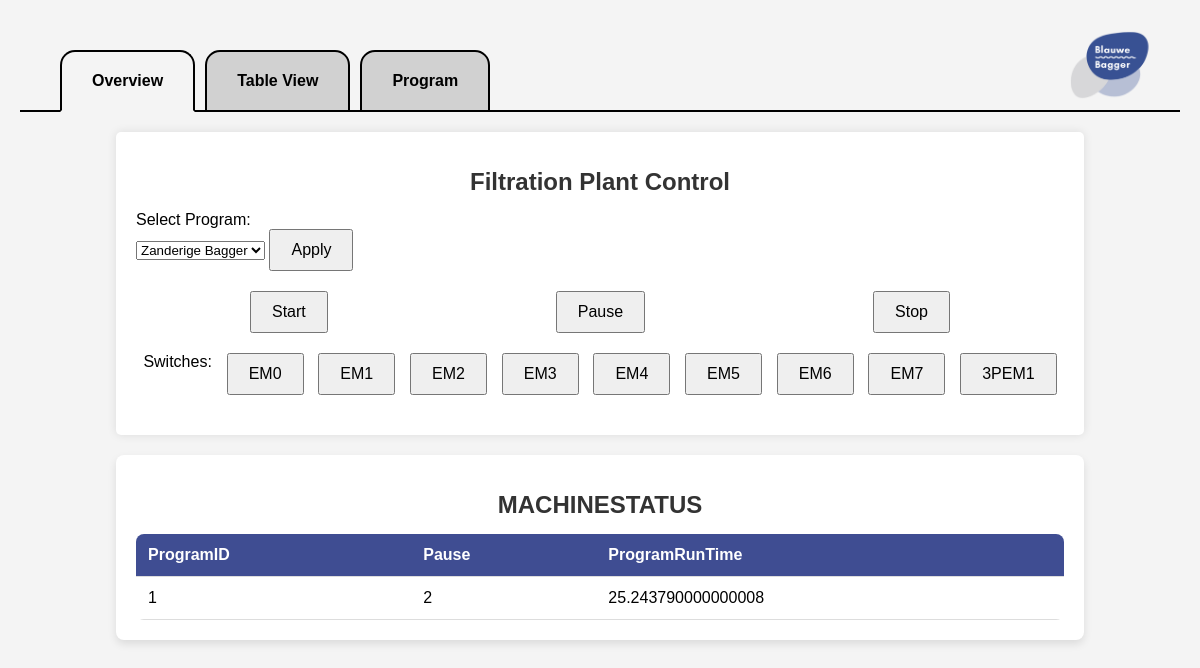
The page / on the database its author committed.
### tables this page shows
CREATE TABLE SWITCH (
    SwitchID INTEGER PRIMARY KEY AUTOINCREMENT,
    Name TEXT NOT NULL,
    TuyaID TEXT NOT NULL,
    IPAddress TEXT NOT NULL,
    LocalKey TEXT NOT NULL,
    TuyaVersion REAL NOT NULL,
    MeterIDS TEXT,
    MeterMin TEXT,
    MeterMax TEXT
);

CREATE TABLE MACHINESTATUS (
    ProgramID INTEGER NOT NULL,
    Pause INTEGER NOT NULL CHECK (Pause IN (0,1,2)),
    ProgramRunTime REAL NOT NULL,
    PRIMARY KEY (ProgramID),
    FOREIGN KEY (ProgramID) REFERENCES PROGRAM(ProgramID)
);

### server/server.py (the view, shortened to what this page needs)
@app.route("/")
def overview():
    machineStatus = sF.getTable("MACHINESTATUS",0)
    programs = sF.getTable("PROGRAM",0)
    switches = sF.getTable("SWITCH",0)
    stages = sF.getTable("STAGE",0)
    programID = int(machineStatus[0]["ProgramID"])
    pause = int(machineStatus[0]["Pause"])
    programRunTime = machineStatus[0]["ProgramRunTime"]
    currentStage = 0
    if pause == 1:
        currentStage = 1
    activeSwitches = []
    if currentStage != 0:
        activeSwitches = [int(item) for item in stages[currentStage-1]["SwitchIDS"].split(',')]
    print(activeSwitches)
    print(currentStage)
    return render_template('overview.html',machineStatus=machineStatus,programs=programs,switches=switches,activeSwitches=activeSwitches)

### server/serverFunctions/getTable.py (called while the page is built)
def getTable(table,add):
    db = sqlite3.connect('../data/machine.db',timeout=5)
    cs = db.execute('SELECT * FROM ' + table)
    ns = [description[0] for description in cs.description]
    result = []
    rows = 1;
    for ci in cs:
        result.append(dict(zip(ns,ci)))
        rows = rows + 1
    if add:
        if table != "MACHINESTATUS":
            result.append(dict(zip(ns,[rows]+[None]*len(ns))))
    else:
        if not result:
            result.append(dict(zip(ns,[rows]+[None]*len(ns))))
    db.close()
    return result

### server/templates/overview.html
{% extends "layout.html" %}
{% block main %}
    <div class="container">
        <h1>Filtration Plant Control</h1>
        <div>
            Select Program:
            <form action="/selectprogram/" method="POST">
            <select name="program">
                {% for program in programs %}
                <option value={{ program["ProgramID"] }}>{{ program["Name"] }}</option>
                {% endfor %}
            </select>
            <input type="submit" value="Apply"/>
            </form>
        </div>
        <div class="controls">
        <form action="/start">
            <input type="submit" id="start-btn" value="Start"/>
        </form>
        <form action="/pause">
            <input type="submit" id="pause-btn" value="Pause"/>
        </form>
        <form action="/stop">
            <input type="submit" id="stop-btn" value="Stop"/>
        </form>
        </div>
        <div class="switches">
            Switches:
            {% for switch in switches %}
            {% if switch["SwitchID"] in activeSwitches %}
            <form action="/toggleswitch/{{ switch["SwitchID"] }}">
                <input type="submit" class="switch-active" id="switch-btn" value="{{ switch["Name"] }}"/>
            </form>
            {% else %}
            <form action="/toggleswitch/{{ switch["SwitchID"] }}">
                <input type="submit" id="switch-btn" value="{{ switch["Name"] }}"/>
            </form>
            {% endif %}
            {% endfor %}
        </div>
    </div>
    <div class="table-container">
        <h1>MACHINESTATUS</h1>
                <table>
                        <thead>
                                <tr>
                {% for key, value in machineStatus[0].items() %}
                                                <th>{{key}}</th>
                                        {% endfor %}
                                </tr>
                           </thead>
                        <tbody>
                                {% for item in machineStatus %}
                                        <tr>
                                                {% for key, value in item.items() %}
                                                        <td>{{value}}</th>
                                                {% endfor %}
                                        </tr>
                                {% endfor %}
                        </tbody>
                </table>
        </div>
{% endblock %}

### server/templates/layout.html (shortened to what this page needs)
<!DOCTYPE html>
<html lang="en">
	<head>
        <link rel="stylesheet" href="/static/styles.css">
	</head>
	<nav>
		<div class="navbar">
			<ul>
				<li class="nav-item">
					<a id="nav-link-overview" href="/">
						<span>Overview</span>
					</a>
				</li>
				<li class="nav-item">
					<a id="nav-link-tableview" href="/tableview">
						<span>Table View</span>
					</a>
				</li>
				<li class="nav-item">
					<a id="nav-link-program" href="/program">
						<span>Program</span>
					</a>
				</li>
			</ul>
            <img src="static/images/BlauweBaggerLogo.png" class="nav-logo">
		</div>
	</nav>
	<main>
		{% block main %}{% endblock %}
	</main>

### server/static/styles.css (style rules this page uses)
.container { max-width: 80%; margin: auto; margin-top:20px; background: white; padding: 20px; border-radius: 5px; box-shadow: 0 0 10px rgba(0, 0, 0, 0.1); }
.table-container { width: 80%; margin: 20px auto; padding: 20px; background: #fff; box-shadow: 0 4px 8px rgba(0, 0, 0, 0.1); border-radius: 8px; }
h1 { text-align: center; font-size: 1.5rem; margin-bottom: 15px; color: #333; }
.table-container table { width: 100%; border-collapse: collapse; overflow: hidden; border-radius: 8px; }
.table-container thead { background: #3F4D92; color: #fff; }
.table-container th, .table-container td { padding: 12px; text-align: left; border-bottom: 1px solid #ddd; }
h1 { text-align: center; }
.controls, .switches { display: flex; justify-content: space-around; margin: 20px 0; }
input { padding: 10px 20px; font-size: 16px; cursor: pointer; }
nav { background: transparent; }
nav ul { list-style: none; display: flex; gap: 10px; padding: 10px 0 0 40px; margin:0; }
nav li { position: relative; height:40px; }
nav a { text-decoration: none; background: #d1d1d1; color: black; padding: 20px 30px; display: inline-block; border: 2px solid black; border-bottom: 2px solid black; border-radius: 15px 15px 0 0; font-weight: bold; position: relative; z-index: 1; height: 18px; }
.active { border-bottom:2px solid #f4f4f4; background: #f4f4f4; }
.navbar { display: flex; justify-content: space-between; align-items: center; width: 100%; border-bottom:2px solid black; height: 90px; }
.nav-logo { height: 70px; width: auto; margin-right: 20px; }

### rows shown on the page
SWITCH: Name "EM0"
SWITCH: Name "EM1"
SWITCH: Name "EM2"
SWITCH: Name "EM3"
SWITCH: Name "EM4"
SWITCH: Name "EM5"
SWITCH: Name "EM6"
SWITCH: Name "EM7"
SWITCH: Name "3PEM1"
MACHINESTATUS: key "ProgramRunTime", item "1" "2", ProgramRunTime "25.243790000000008"

### other values the page prints
{{ key }} "ProgramID" "Pause"
form field program "Zanderige Bagger"
